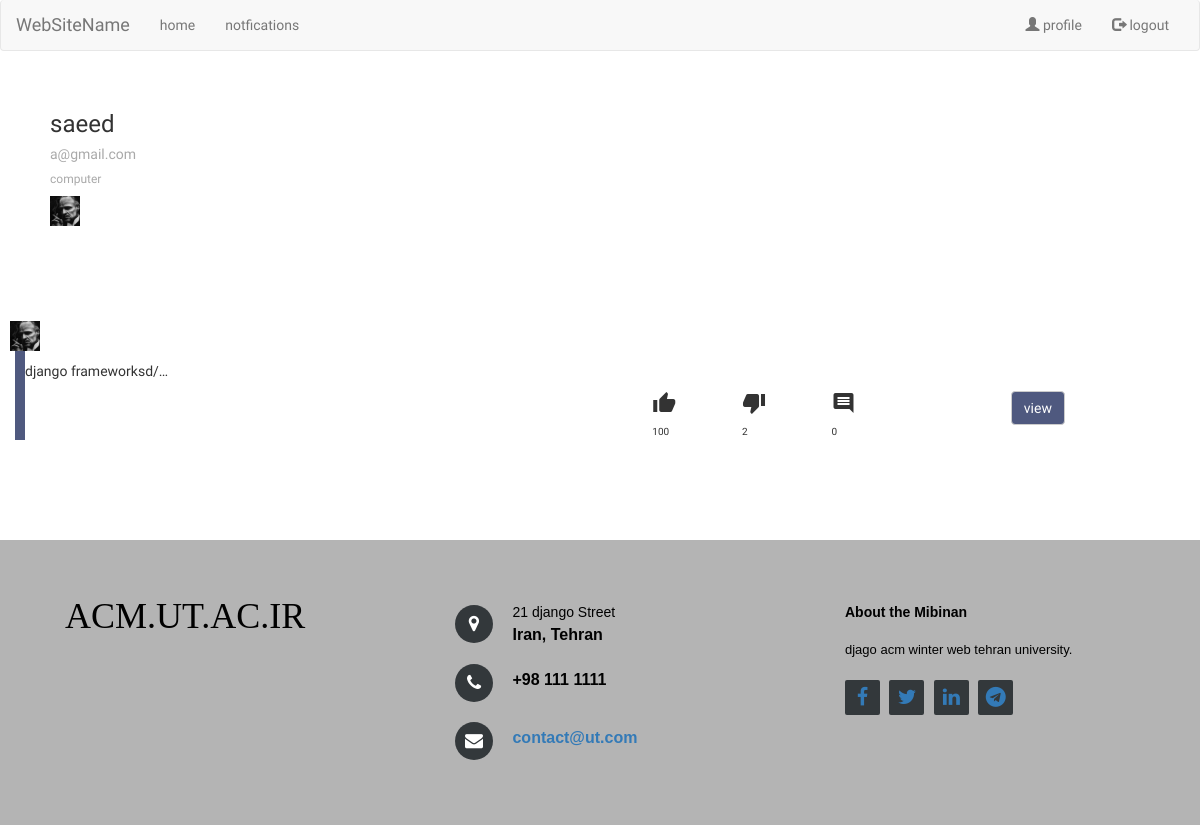
/blog/home/1/, run on the app's committed database.
### accounts/models.py (models this page shows, shortened)
class Profile(models.Model):
    user = models.OneToOneField(User, related_name='profile', verbose_name=_('user'), on_delete=models.CASCADE)
    email_confirmed = models.BooleanField(default=False, verbose_name=_('email_confirmed'))
    student_id = models.IntegerField(validators=[MinValueValidator(10**8), MaxValueValidator(999999999)])
    major = models.ForeignKey(Major)
    avatar = models.FileField(upload_to='media/%Y/%m/%d', null=True, blank=True)
    class Meta:
        verbose_name = _('profile')
        verbose_name_plural = _('profiles')

class Major(models.Model):
    name = models.CharField(max_length=50)
    def __str__(self):
        return self.name

### blog/models.py (models this page shows)
class Post(models.Model):
    text = models.TextField()
    user = models.ForeignKey(User, related_name='posts')
    like = models.IntegerField(default=0)
    dislike = models.IntegerField(default=0)

### blog/views.py (the view)
# urls.py: url(r'^home/(?P<pk>\d+)/$', views.home, name='home'),
def home(request, pk):
    user = get_object_or_404(User, pk=pk)
    posts = models.Post.objects.filter(user=user)
    return render(request, 'blog/profile.html', {'user': user, 'posts': posts})

### blog/templates/blog/profile.html (shortened to what this page needs)
{% extends 'base.html' %}
{% load static %}
{% load staticfiles %}
{% block content %}
    <div class="container ">
        <div class="row ">
            <div class=" col-8">
                <div class="row" style="margin-bottom: 30px;margin-top: 20px;height:25vh  ">
                    <div class="align-items-center" style="margin-left: 50px">
                        <div>
                            <h3>{{ user.username }}</h3>
                            <h5 style="color: darkgray">{{ user.email }}</h5>
                            <h6 style="color: darkgray">{{ user.profile.major }}</h6>
                            {% if user.profile.avatar %}
                                <img style="width: 30px;height: 30px" src="{{ user.profile.avatar.url }}">
                                {% endif %}
                        </div>
                    </div>
                </div>
                {% for post in posts %}
                    <div class="card" style=";margin-bottom: 20px;border-left:rgba(41,53,99,0.82)  solid 10px">
                        <div class="card-body">
                            <div class="row align-items-center ">
                                {% if user.profile.avatar %}
                                <img style="width: 30px;height: 30px" src="{{ user.profile.avatar.url }}">
                                {% endif %}
                            </div>
                            <p class="card-text" style="margin-top: 10px">{{ post.text | truncatechars:20 }}</p>
                            <div class="likeBar">
                                <div class="likes">
                                    <div class=""><i class="material-icons">thumb_up</i></div>
                                    <div class="align-self-center "><span style="font-size: 10px">{{ post.like }}</span>
                                    </div>
                                </div>
                                <div class="dislikes">
                                    <div class=""><i class="material-icons">thumb_down</i></div>
                                    <div class="align-self-center "><span
                                            style="font-size: 10px">{{ post.dislike }}</span>
                                    </div>
                                </div>
                                <div class="comments">
                                    <div class=""><i class="material-icons">comment</i></div>
                                    <div class=" align-self-center "><span
                                            style="font-size: 10px">{{ post.comments | length }}</span></div>
                                </div>
                                <div class="view">
                                    <a href="{% url 'post_detail' post.pk %}">
                                        <button onmouseover="aa()" type="button" class="buuuut btn btn-default">view
                                        </button>
                                    </a>
                                </div>
                            </div>
                        </div>
                    </div>
                {% endfor %}
            </div>
        </div>
    </div>
{% endblock %}

### blog/templates/blog/profile.html (style rules this page uses)
body { font-family: 'Karma', serif; }
.likeBar { display: grid; grid-template-columns: 1fr 1fr 1fr 1fr 1fr 1fr 1fr 1fr 1fr 1fr 1fr 1fr 1fr; grid-column-gap: 5px; }
.likes { grid-column: 8/9; }
.dislikes { grid-column: 9/10; }
.comments { grid-column: 10/11; }
.view { grid-column: 12/13; }
.buuuut { background-color: rgba(41, 53, 99, 0.82); color: white; }

### data on the page
Post: profile.avatar (placeholder picture), text "django frameworksd/…", like "100", dislike "2", comments|length "0"

### other printed values
{{ user.username }} "saeed"
{{ user.email }} "a@gmail.com"
{{ user.profile.major }} "computer"
